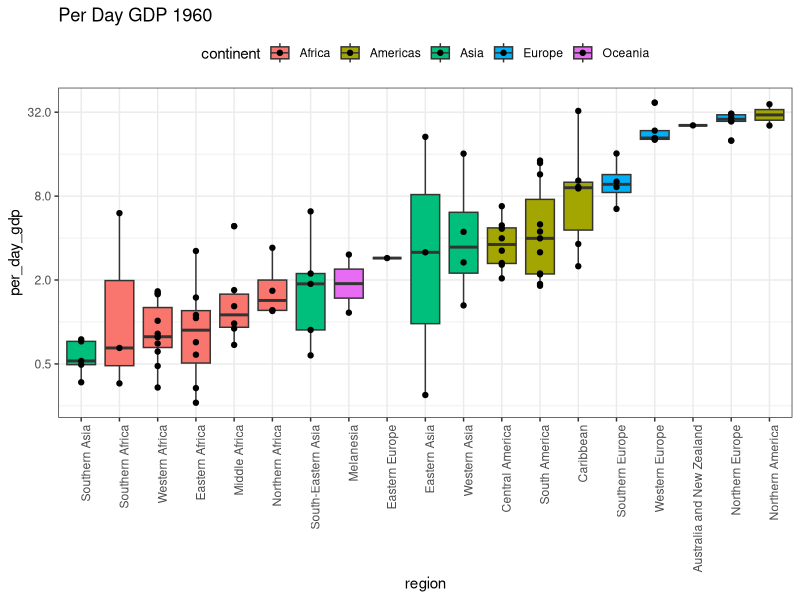
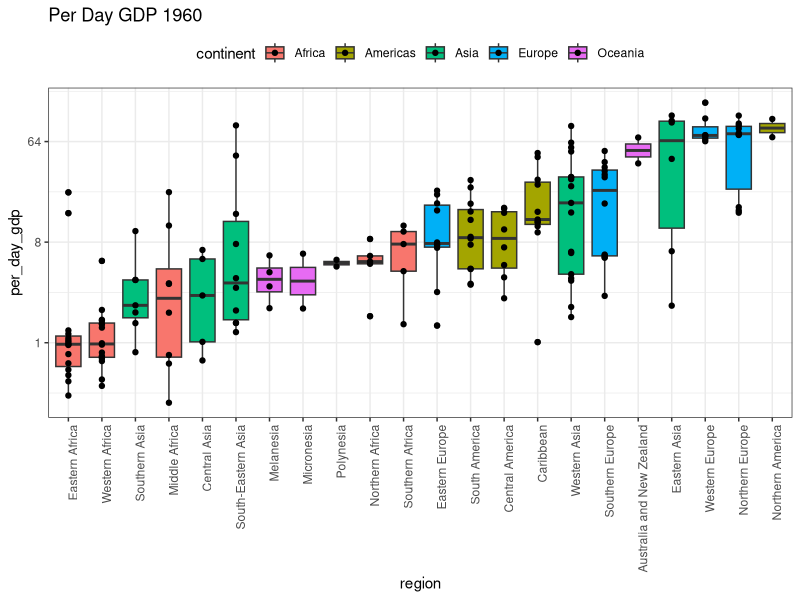
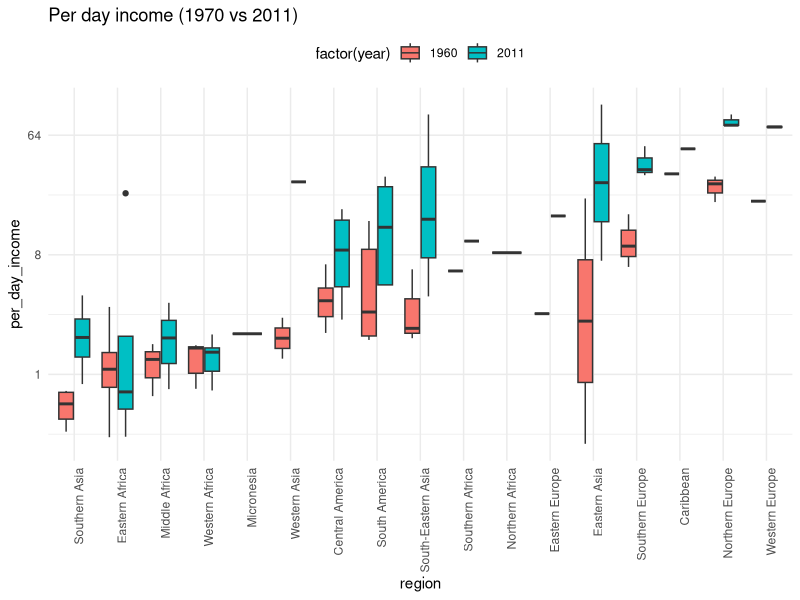
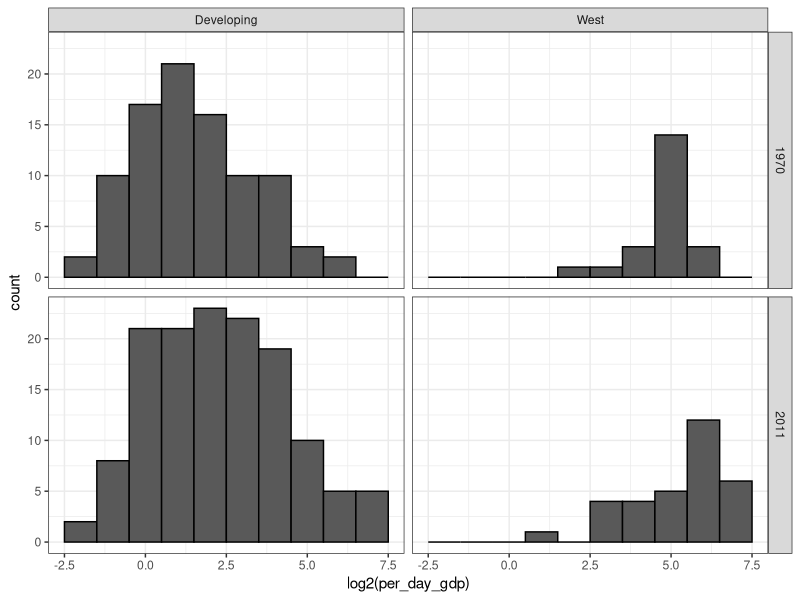
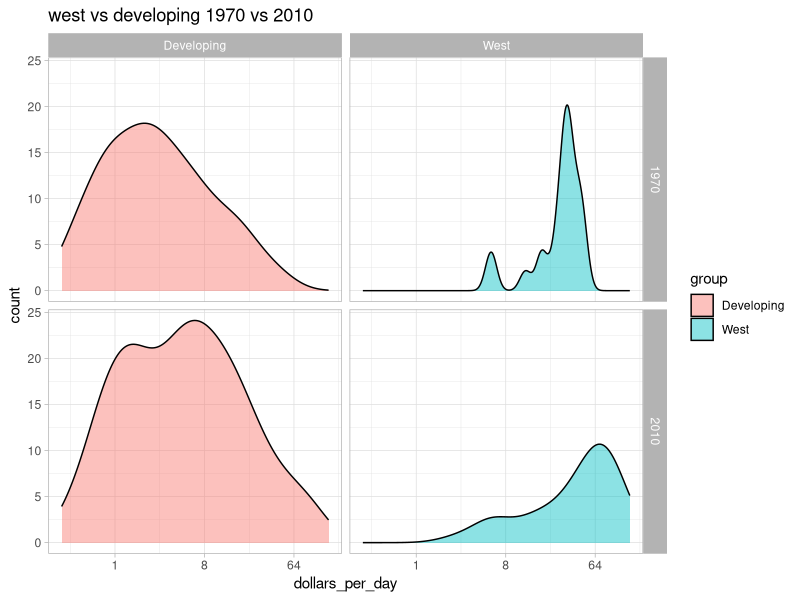
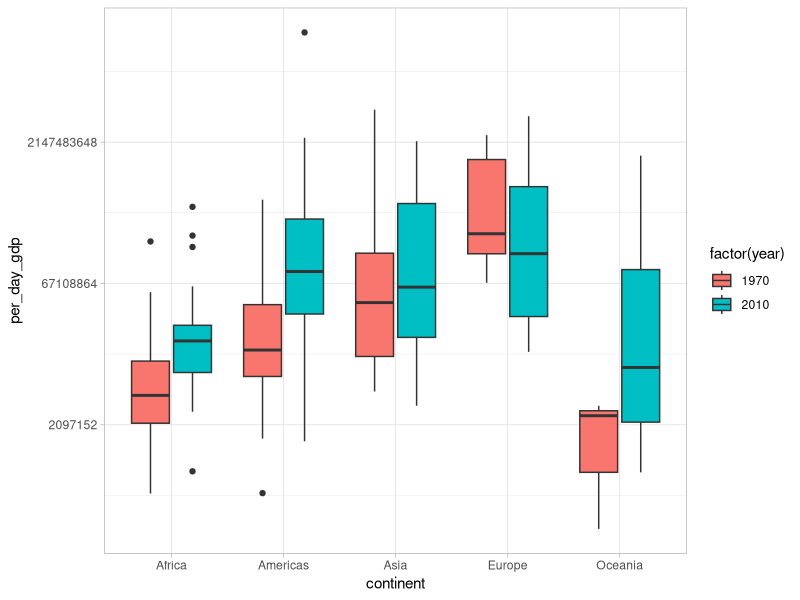

These figures' R source, in order:
library(dslabs)
library(dplyr)
library(ggplot2)
library(ggrepel)
library(ggthemes)
data('gapminder')
str(gapminder)

# gdp null values

print(is.na((gapminder$gdp)))

gapminder <- mutate(gapminder,per_day_gdp = gapminder$gdp / 365)

str(gapminder)

#To compare the same countries both in 1970 and 2010

country_list1 <- gapminder %>% filter(year == 1970 & !is.na(per_day_gdp)) %>%.$country
country_list2 <- gapminder %>% filter(year == 2010 & !is.na(per_day_gdp)) %>%.$country
countries <- intersect(country_list1,country_list2)

#Per day Gdp of countries aroound the world in 1960
#countries are color plotted according to their contininents as the goal is to compare west vs rest.
# clearly there is a huge difference between and west and the rest of countries in terms of wealth i the year 1960.
#It can be seen from the graph the western countries are doing good comparatively than other developing countries.
# BUt is this scenario still exits ???

gapminder %>% filter(year == 1960 & !is.na(gdp)) %>% mutate(per_day_gdp = gdp/population/365, region = reorder(region,per_day_gdp, FUN = median)) %>%
  ggplot(aes(region,per_day_gdp, fill = continent)) + geom_boxplot()+theme_bw() + theme(axis.text.x = element_text(angle = 90,hjust = 1)) +
  scale_y_continuous(trans = "log2") + ggtitle("Per Day GDP 1960") + geom_point() + scale_color_discrete("Continent") +
  theme(legend.position = "top")

# BUt is this scenario still exits ???
#per day GDP plot of countries in 2010

gapminder %>% filter(year == 2010 & !is.na(gdp)) %>% mutate(per_day_gdp = gdp/population/365, region = reorder(region,per_day_gdp, FUN = median)) %>%
  ggplot(aes(region,per_day_gdp, fill = continent)) + geom_boxplot()+theme_bw() + theme(axis.text.x = element_text(angle = 90,hjust = 1)) +
  scale_y_continuous(trans = "log2") + ggtitle("Per Day GDP 1960") + geom_point() + scale_color_discrete("Continent") +
  theme(legend.position = "top")

# from the plot it is clear that most of the developing countries has done very good and imporoved so much in terms of per day GDP.
# Souther Asia is moved right and imporved .
#Eastern asia is now doing much better than of western countries .
# So the saying of west vs rest is no longer the same as compared to 1960.



# Compararison plot of GDP 1960 & 2010
gapminder %>%filter(country %in% countries & !is.na(gdp)& year == c(1960,2011)) %>%
  mutate(per_day_income = gdp/population/365 , region = reorder(region,per_day_income,FUN = median))%>% 
  ggplot(aes(region,per_day_income, fill = factor(year))) + geom_boxplot()+
  theme_minimal() + 
  theme(axis.text.x = element_text(angle = 90, hjust = 1)) + scale_y_continuous(trans = "log2") +
  ggtitle("Per day income (1970 vs 2011)")+ theme(legend.position = "top")

# From the plots  Among all the countries Eastern Asia is the one whose gdp chnaged significantly.

#west vs developing plot 

west <- c("Northern Europe","Northern America", "Australia and New Zealand", "Southern Europe","Western Europe")
gapminder %>% filter(year %in%c(1970, 2011) & !is.na(gdp)) %>% mutate(per_day_gdp = gdp/population/365, group = ifelse(region%in% west ,"West","Developing") ) %>%
  ggplot(aes(log2(per_day_gdp))) + geom_histogram(binwidth = 1, col = "black")+theme_bw() + facet_grid(year~group)


#from the plot it can be be seen the the difference between the GDPs and per day income of west vs developing countries is no longer exist.
# the grwoth of developing countries is more as compare to west.

#density plot
gapminder %>%filter(year %in% c(1970,2010) & !is.na(gdp & country %in% countries)) %>%
  mutate(dollars_per_day = gdp/population/365, group = ifelse(region %in% west, "West","Developing"))%>%
  ggplot(aes(x = dollars_per_day, y = ..count.., fill = group )) + geom_density(alpha = .45) +
  scale_x_continuous(trans = "log2") + theme_light() + ggtitle("west vs developing 1970 vs 2010")+ facet_grid(year~group)

#gdp continent wise

gapminder %>% filter(year == c(1970,2010) & !is.na(gdp & country %in% countries))%>%
  mutate(continent = reorder(continent,per_day_gdp,median)) %>% ggplot(aes(continent,per_day_gdp, fill = factor(year))) + geom_boxplot()+ scale_y_continuous(trans = "log2") + theme_light()

# from the plot it is clear that per day gdp of deveoloping countries increased while western countries decreased.
